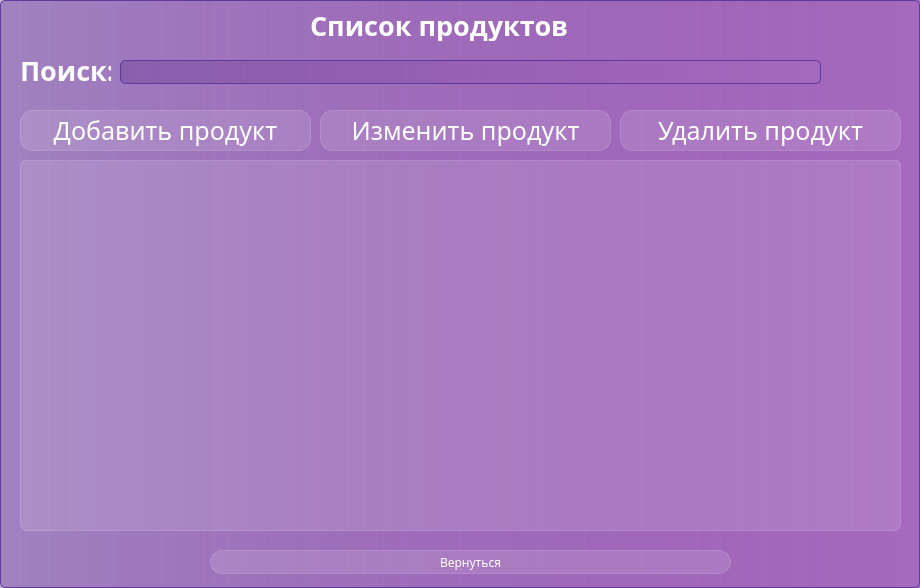
<?xml version="1.0" encoding="UTF-8"?>
<ui version="4.0">
 <class>ProductsWindow_Manager</class>
 <widget class="QDialog" name="ProductsWindow_Manager">
  <property name="geometry">
   <rect>
    <x>0</x>
    <y>0</y>
    <width>920</width>
    <height>588</height>
   </rect>
  </property>
  <property name="minimumSize">
   <size>
    <width>920</width>
    <height>588</height>
   </size>
  </property>
  <property name="maximumSize">
   <size>
    <width>920</width>
    <height>588</height>
   </size>
  </property>
  <property name="windowTitle">
   <string>Dialog</string>
  </property>
  <property name="styleSheet">
   <string notr="true">background-color:  qlineargradient( spread:pad,  x1:0, y1:0, x2:1, y2:0,  stop:0 rgba(105, 57, 153, 100),  stop:1 rgba(165, 105, 189, 255));  border: 1px solid #5D3B9B;  border-radius: 5px;
font-family: Everlasting;</string>
  </property>
  <widget class="QLabel" name="label_5">
   <property name="geometry">
    <rect>
     <x>310</x>
     <y>10</y>
     <width>271</width>
     <height>31</height>
    </rect>
   </property>
   <property name="styleSheet">
    <string notr="true">color: white;
font-weight: bold;
border: none;
font-size: 20pt;
background-color: none;</string>
   </property>
   <property name="text">
    <string>Список продуктов</string>
   </property>
  </widget>
  <widget class="QPushButton" name="DeleteProduct_button_Clicked">
   <property name="geometry">
    <rect>
     <x>620</x>
     <y>110</y>
     <width>281</width>
     <height>41</height>
    </rect>
   </property>
   <property name="styleSheet">
    <string notr="true">QPushButton {
color: white;
background-color: rgba(255,255,255,30);
border: 1px solid rgba(255,255,255,40);
border-radius: 12px;
width: 230px;
height: 50px;
font-size: 19pt;
} 
QPushButton:hover{
background-color: rgba(255,255,255,40);
}

QPushButton:pressed{
background-color: rgba(255,255,255,70);
}</string>
   </property>
   <property name="text">
    <string>Удалить продукт</string>
   </property>
  </widget>
  <widget class="QPushButton" name="Return_button_Clicked">
   <property name="geometry">
    <rect>
     <x>210</x>
     <y>550</y>
     <width>521</width>
     <height>24</height>
    </rect>
   </property>
   <property name="styleSheet">
    <string notr="true">QPushButton {
color: white;
background-color: rgba(255,255,255,30);
border: 1px solid rgba(255,255,255,40);
border-radius: 12px;
} 
QPushButton:hover{
background-color: rgba(255,255,255,40);
}

QPushButton:pressed{
background-color: rgba(255,255,255,70);
}</string>
   </property>
   <property name="text">
    <string>Вернуться</string>
   </property>
  </widget>
  <widget class="QLineEdit" name="Search">
   <property name="geometry">
    <rect>
     <x>120</x>
     <y>60</y>
     <width>701</width>
     <height>24</height>
    </rect>
   </property>
   <property name="styleSheet">
    <string notr="true">color:white;
padding-left: 10px;</string>
   </property>
  </widget>
  <widget class="QTableView" name="tableView">
   <property name="geometry">
    <rect>
     <x>20</x>
     <y>160</y>
     <width>881</width>
     <height>371</height>
    </rect>
   </property>
   <property name="styleSheet">
    <string notr="true">QTableView {
  background-color: rgba(255, 255, 255, 30);
	border: 1px solid rgba(255, 255, 255, 40);
	border-bottom-right-radius: 7px;
	border-bottom-left-radius: 7px;
}

QTableView::item {
	border: none;
	color: white;
	background-color: rgba(255, 255, 255, 10);
}

QTableView::item:selected {
    background-color: rgba(255, 255, 255, 40); /* Цвет фона для выделенных элементов */
	color: white;
}

QTableView::item:hover {
    background-color: rgba(255,255,255,40); /* Цвет фона при наведении курсора */
}

QHeaderView::section {
	background-color: rgba(255, 255, 255, 60);
	color: white;
	border: none;
	font-size: 14pt;
}
</string>
   </property>
  </widget>
  <widget class="QLabel" name="label_6">
   <property name="geometry">
    <rect>
     <x>20</x>
     <y>60</y>
     <width>91</width>
     <height>21</height>
    </rect>
   </property>
   <property name="styleSheet">
    <string notr="true">color: white;
font-weight: bold;
border: none;
font-size: 20pt;
background-color: none;</string>
   </property>
   <property name="text">
    <string>Поиск:</string>
   </property>
  </widget>
  <widget class="QPushButton" name="ChangeProduct_button_Clicked">
   <property name="geometry">
    <rect>
     <x>320</x>
     <y>110</y>
     <width>291</width>
     <height>41</height>
    </rect>
   </property>
   <property name="styleSheet">
    <string notr="true">QPushButton {
color: white;
background-color: rgba(255,255,255,30);
border: 1px solid rgba(255,255,255,40);
border-radius: 12px;
width: 230px;
height: 50px;
font-size: 19pt;
} 
QPushButton:hover{
background-color: rgba(255,255,255,40);
}

QPushButton:pressed{
background-color: rgba(255,255,255,70);
}</string>
   </property>
   <property name="text">
    <string>Изменить продукт</string>
   </property>
  </widget>
  <widget class="QPushButton" name="AddProduct_button_Clicked">
   <property name="geometry">
    <rect>
     <x>20</x>
     <y>110</y>
     <width>291</width>
     <height>41</height>
    </rect>
   </property>
   <property name="styleSheet">
    <string notr="true">QPushButton {
color: white;
background-color: rgba(255,255,255,30);
border: 1px solid rgba(255,255,255,40);
border-radius: 12px;
width: 230px;
height: 50px;
font-size: 19pt;
} 
QPushButton:hover{
background-color: rgba(255,255,255,40);
}

QPushButton:pressed{
background-color: rgba(255,255,255,70);
}</string>
   </property>
   <property name="text">
    <string>Добавить продукт</string>
   </property>
  </widget>
 </widget>
 <resources/>
 <connections/>
</ui>
